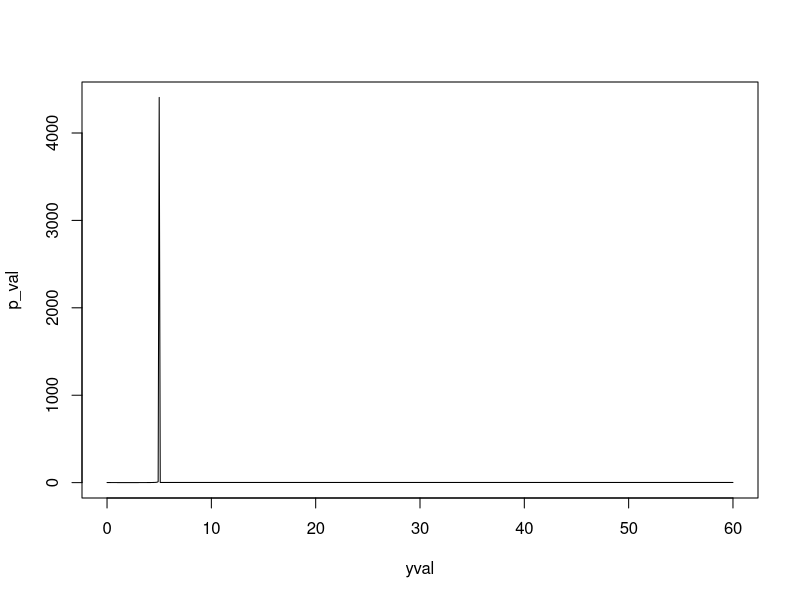

The R script that drew this image: (Note: this script raises an error after producing the figure.)
library(tidyverse)
library(scales)
library(cowplot)

hazardrate <- function(y, sig = 5, a = 10, p = 0.1){
if(y<=a){
(1/sig)*((sig*p + a*(1-p)*exp(-y/sig))/(p*(a-y) + a*(1-p)*exp(-y/sig)))
}else{
1/sig
}
}



yval <- seq(0, 60, 0.1)
p_val = sapply(yval, hazardrate, sig = .5, a = 5, p = 0.5)

plot(yval, p_val, "l")
hazardval_df <- data.frame(yvalue = yval, value = sapply(yval, hazardrate, sig = 5, a = 5, p = 0.2), parray = rep("0.2", length(yval)))

for (i in p_val){
hazardval_df <- rbind(hazardval_df, cbind(data.frame(value = sapply(yval, hazardrate, sig = 5, a = 5, p = p_val[i])), data.frame(parray = rep(as.character(p_val[i]), length(yval)))))
}

param_df <- rbind(param_df, cbind(as.data.frame(iter_param(df = samDat, a = 0.5, k = 3, p = pval[i], sig = simVal[i], 
  maxiter = maxiteration)$estimates), data.frame(Initialization = 
rep(paste("p = ",as.character(pval[i]), "", "sigma = ", as.character(simVal[i])), maxiteration))))

yval1 <- seq(0, 4, 0.001)
hazardval1 <- data.frame(yvalue = yval1, value = sapply(yval1, hazardrate, sig = 5, a = 2, p = 0.30), p = rep("0.2", length(yval1)))
hazardval1_0.5 <- data.frame(yvalue = yval1, value = sapply(yval1, hazardrate, sig = 2, a = 2, p = 0.5), p = rep("0.5", length(yval1)))
hazardval1_0.8 <- data.frame(yvalue = yval1, value = sapply(yval1, hazardrate, sig = 2, a = 2, p = 0.8), p = rep("0.8", length(yval1)))

hazardval_df1 <- rbind(hazardval1_0.2, hazardval1_0.5, hazardval1_0.8)

H1 <- ggplot(hazardval1 ,aes(x = yvalue, y = value))+
  geom_point(size = 0.1)+ 
  geom_point(aes(x = 2, y = max(value) ),size = 3)+
  geom_point(aes(x = 2, y = 1/5 ),size = 3, shape = 1)+
  xlab("y") + ylab("hazard rate")+ theme_bw() +
  theme(legend.position = c(.9, .7)) 


yval2 <- seq(0, 15, 0.001)
hazardval2 <- data.frame(yvalue = yval2, value = sapply(yval2, hazardrate, sig = 10, a = 10 , p = 0.50), p = rep("0.2", length(yval2)))
hazardval2_0.5 <- data.frame(yvalue = yval2, value = sapply(yval2, hazardrate, sig = 10, a = 5, p = 0.5), p = rep("0.5", length(yval2)))
hazardval2_0.8 <- data.frame(yvalue = yval2, value = sapply(yval2, hazardrate, sig = 10, a = 5, p = 0.8), p = rep("0.8", length(yval2)))

hazardval_df2 <- rbind(hazardval2_0.2, hazardval2_0.5, hazardval2_0.8)



H2 <- ggplot(hazardval2 ,aes(x = yvalue, y = value))+
  geom_point(size = 0.1)+ 
  geom_point(aes(x = 10, y = max(value) ),size = 3)+
  geom_point(aes(x = 10, y = 1/10 ),size = 3, shape = 1)+
  xlab("y") + ylab("hazard rate")+ theme_bw() +
  theme(legend.position = c(.9, .7)) 

yval3 <- seq(0, 8, 0.0001)
hazardval3_0.2 <- data.frame(yvalue = yval3, value = sapply(yval3, hazardrate, sig = 1, a = 5 , p = 0.1), p = rep("0.2", length(yval3)))
hazardval3_0.5 <- data.frame(yvalue = yval3, value = sapply(yval3, hazardrate, sig = 0.5, a = .5, p = 0.5), p = rep("0.5", length(yval3)))
hazardval3_0.8 <- data.frame(yvalue = yval3, value = sapply(yval3, hazardrate, sig = 0.5, a = .5, p = 0.8), p = rep("0.8", length(yval3)))

hazardval_df3 <- rbind(hazardval3_0.2, hazardval3_0.5, hazardval3_0.8)



H3 <- ggplot(hazardval3_0.2 ,aes(x = yvalue, y = value))+
  geom_point(size = 0.1)+ 
  geom_point(aes(x = 5, y = max(value) ),size = 3)+
  geom_point(aes(x = 5, y = 1/1 ),size = 3, shape = 1)+
    xlab("y") + ylab("hazard rate")+ theme_bw() +
  theme(legend.position = c(.9, .7)) 

ggplot(hazardval3_0.2 ,aes(x = yvalue, y = value))+
  geom_point(size = 0.1)+ 
  geom_point(aes(x = 10, y = max(value) ),size = 3)+
  geom_point(aes(x = 10, y = 1/2 ),size = 3, shape = 1)+
  xlab("y") + ylab("hazard rate")+ theme_bw() +
  theme(legend.position = c(.9, .7)) 
plot_grid(H1, H2, H3, nrow = 1)

hazardrate(1, a = 10, p = 0.2, sig = 0.1)

yval3 <- seq(1.5, 8, 0.005)
ggplot(hazardval_df3 ,aes(x = yvalue, y = value, color = p)) + geom_point()
  geom_line(aes(linetype = p), size  = 1) + 
  scale_x_continuous(breaks= pretty_breaks()) +
  xlab("y") + ylab("hazard rate")+ theme_bw() +
  theme(legend.position = c(.9, .7))
